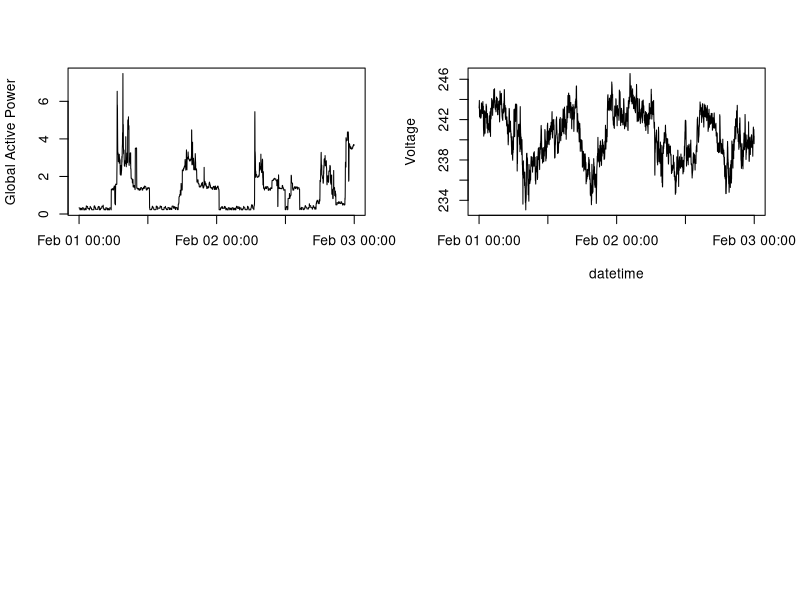

Here is the R script that generated this plot: (Note: this script raises an error after producing the figure.)
# Plotting script for fourth figure
# jwvl, 10 May 2014

# Read data file
data <- read.csv("household_power_consumption-Subset.csv")
# Append date and time cols

data<- within(data, DateAndTime <- paste(data$Date,data$Time,sep=' '))
data$DateAndTime <- strptime(data$DateAndTime, "%d/%m/%Y %H:%M:%S")

# Set graphics device to PNG

png(file="plot4.png")
# Set 2x2 plot
par(mfrow = c(2, 2))
title1 <- "Global Active Power"
yLab1 <- "Global Active Power"
yLab2 <- "Voltage"
yLab3<-"Energy sub metering"
yLab4 <- "Global_reactive_power"
#par(cex = 0.6)

## Plot the four figures
with(data, {
    # First plot is same as plot 2 from plot2.R
    plot(as.POSIXlt(data$DateAndTime),data$Global_active_power,ylab=yLab1,xlab="", type="l")
    
    plot(as.POSIXlt(data$DateAndTime),data$Voltage,ylab=yLab2,xlab="datetime", type="l")
    
    # Third plot is same as plot 3 from plot2.R
    plot(as.POSIXlt(data$DateAndTime),data$Sub_metering_1,ylab=yLab3,xlab=xLabel,type="n")
    lines(as.POSIXlt(data$DateAndTime),data$Sub_metering_1,col="black",type="l")
    lines(as.POSIXlt(data$DateAndTime),data$Sub_metering_2,col="red",type="l")
    lines(as.POSIXlt(data$DateAndTime),data$Sub_metering_3,col="blue",type="l")
    legend("topright", col = c("black", "red", "blue"), lty=c(1,1), legend = c("Sub metering 1", "Sub metering 2", "Sub metering 3"))
    
    plot(as.POSIXlt(data$DateAndTime),data$Global_reactive_power, xlab="datetime", ylab = "yLab4", type="l")
})
# Close graphics device
dev.off()